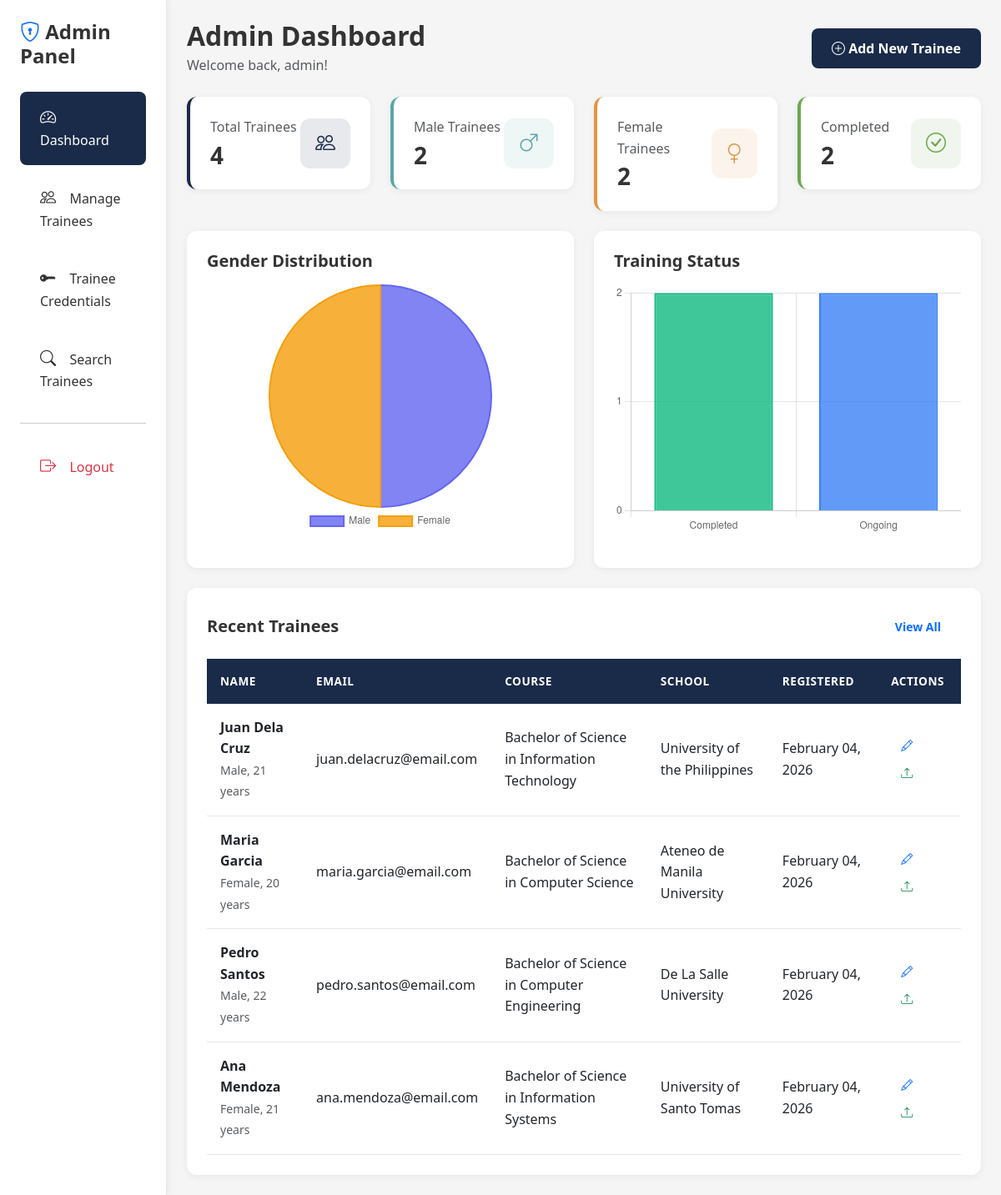
/admin/index.php (signed in), run on the app's committed database.
### tables this page shows
CREATE TABLE IF NOT EXISTS `trainees` (
  `id` int(11) NOT NULL AUTO_INCREMENT,
  `first_name` varchar(50) NOT NULL,
  `last_name` varchar(50) NOT NULL,
  `middle_name` varchar(50) DEFAULT NULL,
  `age` int(11) NOT NULL,
  `sex` enum('Male','Female') NOT NULL,
  `email` varchar(100) NOT NULL,
  `phone` varchar(20) DEFAULT NULL,
  `address` text DEFAULT NULL,
  `course` varchar(100) NOT NULL,
  `school` varchar(150) NOT NULL,
  `year_level` varchar(20) DEFAULT NULL,
  `created_at` timestamp NOT NULL DEFAULT CURRENT_TIMESTAMP,
  `updated_at` timestamp NOT NULL DEFAULT CURRENT_TIMESTAMP ON UPDATE CURRENT_TIMESTAMP,
  PRIMARY KEY (`id`),
  KEY `idx_name` (`last_name`, `first_name`),
  KEY `idx_course` (`course`),
  KEY `idx_school` (`school`)
);

### includes/functions.php (called while the page is built, shortened)
<?php
function format_date($date) {
    return date('F d, Y', strtotime($date));
}
function count_total_trainees() {
    global $conn;
    $result = mysqli_query($conn, "SELECT COUNT(*) as total FROM trainees");
    $row = mysqli_fetch_assoc($result);
    return $row['total'];
}
function count_trainees_by_gender($gender) {
    global $conn;
    $stmt = mysqli_prepare($conn, "SELECT COUNT(*) as total FROM trainees WHERE sex = ?");
    mysqli_stmt_bind_param($stmt, "s", $gender);
    mysqli_stmt_execute($stmt);
    $result = mysqli_stmt_get_result($stmt);
    $row = mysqli_fetch_assoc($result);
    return $row['total'];
}
function count_training_by_status($status) {
    global $conn;
    $stmt = mysqli_prepare($conn, "SELECT COUNT(*) as total FROM training_records WHERE status = ?");
    mysqli_stmt_bind_param($stmt, "s", $status);
    mysqli_stmt_execute($stmt);
    $result = mysqli_stmt_get_result($stmt);
    $row = mysqli_fetch_assoc($result);
    return $row['total'];
}
function get_recent_trainees($limit = 5) {
    global $conn;
    $stmt = mysqli_prepare($conn, "SELECT * FROM trainees ORDER BY created_at DESC LIMIT ?");
    mysqli_stmt_bind_param($stmt, "i", $limit);
    mysqli_stmt_execute($stmt);
    return mysqli_stmt_get_result($stmt);
}
?>

### admin/index.php (the view, shortened to what this page needs)
<?php
require_once '../includes/config.php';
require_once '../includes/functions.php';
$total_trainees = count_total_trainees();
$male_count = count_trainees_by_gender('Male');
$female_count = count_trainees_by_gender('Female');
$completed_count = count_training_by_status('Completed');
$ongoing_count = count_training_by_status('Ongoing');
$recent_trainees = get_recent_trainees(5);
?>
<!DOCTYPE html>
<html lang="en">
<head>
    <link href="https://cdn.jsdelivr.net/npm/bootstrap@5.3.0/dist/css/bootstrap.min.css" rel="stylesheet">
    <link rel="stylesheet" href="https://cdn.jsdelivr.net/npm/bootstrap-icons@1.11.0/font/bootstrap-icons.css">
    <link rel="stylesheet" href="../assets/css/style.css">
</head>
<body class="dashboard-page">
    <div class="container-fluid">
        <div class="row">
            <div class="col-md-3 col-lg-2 px-0 sidebar">
                <div class="p-4">
                    <h4 class="fw-bold mb-4">
                        <i class="bi bi-shield-lock text-primary"></i> Admin Panel
                    </h4>
                    <nav class="nav flex-column">
                        <a class="nav-link active" href="index.php">
                            <i class="bi bi-speedometer2"></i> Dashboard
                        </a>
                        <a class="nav-link" href="trainees.php">
                            <i class="bi bi-people"></i> Manage Trainees
                        </a>
                        <a class="nav-link" href="trainee_credentials.php">
                            <i class="bi bi-key-fill"></i> Trainee Credentials
                        </a>
                        <a class="nav-link" href="search.php">
                            <i class="bi bi-search"></i> Search Trainees
                        </a>
                        <hr>
                        <a class="nav-link text-danger" href="../logout.php">
                            <i class="bi bi-box-arrow-right"></i> Logout
                        </a>
                    </nav>
                </div>
            </div>
            <div class="col-md-9 col-lg-10 px-4 py-4">
                <div class="d-flex justify-content-between align-items-center mb-4">
                    <div>
                        <h2 class="fw-bold mb-1">Admin Dashboard</h2>
                        <p class="text-muted mb-0">Welcome back, <?php echo htmlspecialchars($_SESSION['username']); ?>!</p>
                    </div>
                    <a href="add_trainee.php" class="btn btn-primary">
                        <i class="bi bi-plus-circle"></i> Add New Trainee
                    </a>
                </div>
                <div class="row g-4 mb-4">
                    <div class="col-md-3">
                        <div class="stat-card-dashboard primary">
                            <div class="d-flex justify-content-between align-items-center">
                                <div>
                                    <p class="text-muted mb-1">Total Trainees</p>
                                    <h3 class="fw-bold mb-0"><?php echo $total_trainees; ?></h3>
                                </div>
                                <div class="stat-icon primary">
                                    <i class="bi bi-people"></i>
                                </div>
                            </div>
                        </div>
                    </div>
                    <div class="col-md-3">
                        <div class="stat-card-dashboard info">
                            <div class="d-flex justify-content-between align-items-center">
                                <div>
                                    <p class="text-muted mb-1">Male Trainees</p>
                                    <h3 class="fw-bold mb-0"><?php echo $male_count; ?></h3>
                                </div>
                                <div class="stat-icon info">
                                    <i class="bi bi-gender-male"></i>
                                </div>
                            </div>
                        </div>
                    </div>
                    <div class="col-md-3">
                        <div class="stat-card-dashboard warning">
                            <div class="d-flex justify-content-between align-items-center">
                                <div>
                                    <p class="text-muted mb-1">Female Trainees</p>
                                    <h3 class="fw-bold mb-0"><?php echo $female_count; ?></h3>
                                </div>
                                <div class="stat-icon warning">
                                    <i class="bi bi-gender-female"></i>
                                </div>
                            </div>
                        </div>
                    </div>
                    <div class="col-md-3">
                        <div class="stat-card-dashboard success">
                            <div class="d-flex justify-content-between align-items-center">
                                <div>
                                    <p class="text-muted mb-1">Completed</p>
                                    <h3 class="fw-bold mb-0"><?php echo $completed_count; ?></h3>
                                </div>
                                <div class="stat-icon success">
                                    <i class="bi bi-check-circle"></i>
                                </div>
                            </div>
                        </div>
                    </div>
                </div>
                <div class="row g-4 mb-4">
                    <div class="col-md-6">
                        <div class="table-card">
                            <h5 class="fw-bold mb-3">Gender Distribution</h5>
                            <div class="chart-container">
                                <canvas id="genderChart"></canvas>
                            </div>
                        </div>
                    </div>
                    <div class="col-md-6">
                        <div class="table-card">
                            <h5 class="fw-bold mb-3">Training Status</h5>
                            <div class="chart-container">
                                <canvas id="statusChart"></canvas>
                            </div>
                        </div>
                    </div>
                </div>
                <div class="table-card">
                    <div class="d-flex justify-content-between align-items-center mb-3">
                        <h5 class="fw-bold mb-0">Recent Trainees</h5>
                        <a href="trainees.php" class="btn btn-sm btn-outline-primary">View All</a>
                    </div>
                    <?php if (mysqli_num_rows($recent_trainees) > 0): ?>
                        <div class="table-responsive">
                            <table class="table table-hover">
                                <thead>
                                    <tr>
                                        <th>Name</th>
                                        <th>Email</th>
                                        <th>Course</th>
                                        <th>School</th>
                                        <th>Registered</th>
                                        <th>Actions</th>
                                    </tr>
                                </thead>
                                <tbody>
                                    <?php while ($trainee = mysqli_fetch_assoc($recent_trainees)): ?>
                                        <tr>
                                            <td>
                                                <strong><?php echo htmlspecialchars($trainee['first_name'] . ' ' . $trainee['last_name']); ?></strong>
                                                <br>
                                                <small class="text-muted"><?php echo $trainee['sex']; ?>, <?php echo $trainee['age']; ?> years</small>
                                            </td>
                                            <td><?php echo htmlspecialchars($trainee['email']); ?></td>
                                            <td><?php echo htmlspecialchars($trainee['course']); ?></td>
                                            <td><?php echo htmlspecialchars($trainee['school']); ?></td>
                                            <td><?php echo format_date($trainee['created_at']); ?></td>
                                            <td>
                                                <a href="edit_trainee.php?id=<?php echo $trainee['id']; ?>" class="btn btn-sm btn-outline-primary action-btn">
                                                    <i class="bi bi-pencil"></i>
                                                </a>
                                                <a href="upload_certificate.php?trainee_id=<?php echo $trainee['id']; ?>" class="btn btn-sm btn-outline-success action-btn">
                                                    <i class="bi bi-upload"></i>
                                                </a>
                                            </td>
                                        </tr>
                                    <?php endwhile; ?>
                                </tbody>
                            </table>
                        </div>
                    <?php else: ?>
                        <div class="alert alert-info">
                            <i class="bi bi-info-circle"></i> No trainees found.
                        </div>
                    <?php endif; ?>
                </div>
            </div>
        </div>
    </div>
    <script>
        // Gender Distribution Chart
        const genderCtx = document.getElementById('genderChart').getContext('2d');
        new Chart(genderCtx, {
            type: 'pie',
            data: {
                labels: ['Male', 'Female'],
                datasets: [{
                    data: [<?php echo $male_count; ?>, <?php echo $female_count; ?>],
                    backgroundColor: [
                        'rgba(99, 102, 241, 0.8)',
                        'rgba(245, 158, 11, 0.8)'
                    ],
                    borderColor: [
                        'rgba(99, 102, 241, 1)',
                        'rgba(245, 158, 11, 1)'
                    ],
                    borderWidth: 2
                }]
            },
            options: {
                responsive: true,
                maintainAspectRatio: false,
                plugins: {
                    legend: {
                        position: 'bottom'
                    }
                }
            }
        });
        // Training Status Chart
        const statusCtx = document.getElementById('statusChart').getContext('2d');
        new Chart(statusCtx, {
            type: 'bar',
            data: {
                labels: ['Completed', 'Ongoing'],
                datasets: [{
                    label: 'Training Records',
                    data: [<?php echo $completed_count; ?>, <?php echo $ongoing_count; ?>],
                    backgroundColor: [
                        'rgba(16, 185, 129, 0.8)',
                        'rgba(59, 130, 246, 0.8)'
                    ],
                    borderColor: [
                        'rgba(16, 185, 129, 1)',
                        'rgba(59, 130, 246, 1)'
                    ],
                    borderWidth: 2
                }]
            },
            options: {
                responsive: true,
                maintainAspectRatio: false,
                scales: {
                    y: {
                        beginAtZero: true,
                        ticks: {
                            stepSize: 1
                        }
                    }
                },
                plugins: {
                    legend: {
                        display: false
                    }
                }
            }
        });
    </script>
</body>
</html>

### data on the page
trainees: first_name+last_name "Juan Dela Cruz", sex "Male", age "21", email "juan.delacruz@email.com", course "Bachelor of Science in Information Technology", school "University of the Philippines", created_at "February 04, 2026"
trainees: first_name+last_name "Maria Garcia", sex "Female", age "20", email "maria.garcia@email.com", course "Bachelor of Science in Computer Science", school "Ateneo de Manila University", created_at "February 04, 2026"
trainees: first_name+last_name "Pedro Santos", sex "Male", age "22", email "pedro.santos@email.com", course "Bachelor of Science in Computer Engineering", school "De La Salle University", created_at "February 04, 2026"
trainees: first_name+last_name "Ana Mendoza", sex "Female", age "21", email "ana.mendoza@email.com", course "Bachelor of Science in Information Systems", school "University of Santo Tomas", created_at "February 04, 2026"

### other printed values
$_SESSION['username'] "admin"
$total_trainees "4"
$male_count "2"
$female_count "2"
$completed_count "2"
chart data {{ $male_count }} 2
chart data {{ $female_count }} 2
chart data {{ $completed_count }} 2
chart data {{ $ongoing_count }} 2
